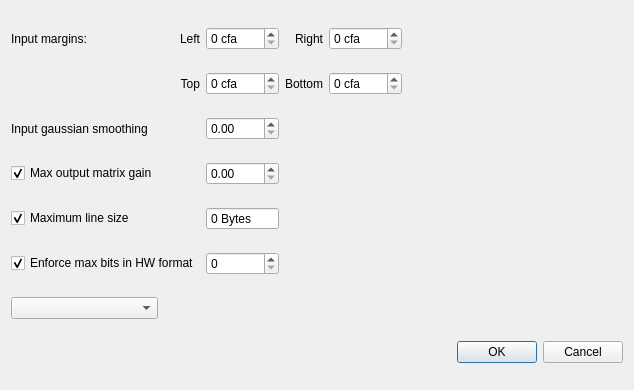
<?xml version="1.0" encoding="UTF-8"?>
<ui version="4.0">
 <class>LSHConfigAdv</class>
 <widget class="QDialog" name="LSHConfigAdv">
  <property name="geometry">
   <rect>
    <x>0</x>
    <y>0</y>
    <width>634</width>
    <height>390</height>
   </rect>
  </property>
  <property name="sizePolicy">
   <sizepolicy hsizetype="Preferred" vsizetype="Minimum">
    <horstretch>0</horstretch>
    <verstretch>0</verstretch>
   </sizepolicy>
  </property>
  <property name="windowTitle">
   <string>LSH Configuration (Advanced)</string>
  </property>
  <layout class="QGridLayout" name="main_lay">
   <item row="10" column="0" colspan="9">
    <layout class="QVBoxLayout" name="image_lay"/>
   </item>
   <item row="4" column="0">
    <widget class="QCheckBox" name="maxMatrixValueUsed_cb">
     <property name="text">
      <string>Max output matrix gain</string>
     </property>
     <property name="checked">
      <bool>true</bool>
     </property>
    </widget>
   </item>
   <item row="8" column="0">
    <widget class="QComboBox" name="color_cb"/>
   </item>
   <item row="11" column="8">
    <widget class="QDialogButtonBox" name="buttonBox">
     <property name="orientation">
      <enum>Qt::Horizontal</enum>
     </property>
     <property name="standardButtons">
      <set>QDialogButtonBox::Cancel|QDialogButtonBox::Ok</set>
     </property>
    </widget>
   </item>
   <item row="3" column="2">
    <widget class="QDoubleSpinBox" name="smoothing_sb"/>
   </item>
   <item row="5" column="2">
    <widget class="QSpinBox" name="maxLineSize_sb">
     <property name="readOnly">
      <bool>true</bool>
     </property>
     <property name="buttonSymbols">
      <enum>QAbstractSpinBox::NoButtons</enum>
     </property>
     <property name="suffix">
      <string> Bytes</string>
     </property>
    </widget>
   </item>
   <item row="0" column="0">
    <widget class="QLabel" name="margin_lbl">
     <property name="text">
      <string>Input margins:</string>
     </property>
    </widget>
   </item>
   <item row="4" column="2">
    <widget class="QDoubleSpinBox" name="maxMatrixValue_sb"/>
   </item>
   <item row="5" column="0">
    <widget class="QCheckBox" name="maxLineSize_cb">
     <property name="text">
      <string>Maximum line size</string>
     </property>
     <property name="checked">
      <bool>true</bool>
     </property>
    </widget>
   </item>
   <item row="1" column="1">
    <widget class="QLabel" name="marginTop_lbl">
     <property name="text">
      <string>Top</string>
     </property>
     <property name="alignment">
      <set>Qt::AlignRight|Qt::AlignTrailing|Qt::AlignVCenter</set>
     </property>
    </widget>
   </item>
   <item row="0" column="3">
    <widget class="QLabel" name="marginRight_lbl">
     <property name="text">
      <string>Right</string>
     </property>
     <property name="alignment">
      <set>Qt::AlignRight|Qt::AlignTrailing|Qt::AlignVCenter</set>
     </property>
    </widget>
   </item>
   <item row="0" column="1">
    <widget class="QLabel" name="marginLeft_lbl">
     <property name="text">
      <string>Left</string>
     </property>
     <property name="alignment">
      <set>Qt::AlignRight|Qt::AlignTrailing|Qt::AlignVCenter</set>
     </property>
    </widget>
   </item>
   <item row="0" column="5" colspan="4">
    <spacer name="horizontalSpacer">
     <property name="orientation">
      <enum>Qt::Horizontal</enum>
     </property>
     <property name="sizeHint" stdset="0">
      <size>
       <width>40</width>
       <height>20</height>
      </size>
     </property>
    </spacer>
   </item>
   <item row="1" column="3">
    <widget class="QLabel" name="marginBottom_lbl">
     <property name="text">
      <string>Bottom</string>
     </property>
     <property name="alignment">
      <set>Qt::AlignRight|Qt::AlignTrailing|Qt::AlignVCenter</set>
     </property>
    </widget>
   </item>
   <item row="0" column="4">
    <widget class="QSpinBox" name="marginRight_sb">
     <property name="suffix">
      <string> cfa</string>
     </property>
     <property name="maximum">
      <number>4000</number>
     </property>
     <property name="singleStep">
      <number>1</number>
     </property>
    </widget>
   </item>
   <item row="1" column="2">
    <widget class="QSpinBox" name="marginTop_sb">
     <property name="suffix">
      <string> cfa</string>
     </property>
     <property name="maximum">
      <number>4000</number>
     </property>
     <property name="singleStep">
      <number>1</number>
     </property>
    </widget>
   </item>
   <item row="0" column="2">
    <widget class="QSpinBox" name="marginLeft_sb">
     <property name="suffix">
      <string> cfa</string>
     </property>
     <property name="maximum">
      <number>4000</number>
     </property>
     <property name="singleStep">
      <number>1</number>
     </property>
    </widget>
   </item>
   <item row="1" column="4">
    <widget class="QSpinBox" name="marginBottom_sb">
     <property name="suffix">
      <string> cfa</string>
     </property>
     <property name="maximum">
      <number>4000</number>
     </property>
     <property name="singleStep">
      <number>1</number>
     </property>
    </widget>
   </item>
   <item row="6" column="0" colspan="2">
    <widget class="QCheckBox" name="maxBitDiff_cb">
     <property name="text">
      <string>Enforce max bits in HW format</string>
     </property>
     <property name="checked">
      <bool>true</bool>
     </property>
    </widget>
   </item>
   <item row="6" column="2">
    <widget class="QSpinBox" name="maxBitDiff_sb"/>
   </item>
   <item row="3" column="0" colspan="2">
    <widget class="QLabel" name="smoothing_lbl">
     <property name="toolTip">
      <string>OpenCV GaussianBlur sigmaX parameter (size square 31)</string>
     </property>
     <property name="text">
      <string>Input gaussian smoothing</string>
     </property>
    </widget>
   </item>
  </layout>
 </widget>
 <tabstops>
  <tabstop>maxMatrixValueUsed_cb</tabstop>
  <tabstop>color_cb</tabstop>
  <tabstop>buttonBox</tabstop>
 </tabstops>
 <resources/>
 <connections>
  <connection>
   <sender>buttonBox</sender>
   <signal>accepted()</signal>
   <receiver>LSHConfigAdv</receiver>
   <slot>accept()</slot>
   <hints>
    <hint type="sourcelabel">
     <x>439</x>
     <y>380</y>
    </hint>
    <hint type="destinationlabel">
     <x>157</x>
     <y>274</y>
    </hint>
   </hints>
  </connection>
  <connection>
   <sender>buttonBox</sender>
   <signal>rejected()</signal>
   <receiver>LSHConfigAdv</receiver>
   <slot>reject()</slot>
   <hints>
    <hint type="sourcelabel">
     <x>486</x>
     <y>380</y>
    </hint>
    <hint type="destinationlabel">
     <x>286</x>
     <y>274</y>
    </hint>
   </hints>
  </connection>
  <connection>
   <sender>maxMatrixValueUsed_cb</sender>
   <signal>toggled(bool)</signal>
   <receiver>maxMatrixValue_sb</receiver>
   <slot>setEnabled(bool)</slot>
   <hints>
    <hint type="sourcelabel">
     <x>84</x>
     <y>71</y>
    </hint>
    <hint type="destinationlabel">
     <x>153</x>
     <y>67</y>
    </hint>
   </hints>
  </connection>
  <connection>
   <sender>maxLineSize_cb</sender>
   <signal>toggled(bool)</signal>
   <receiver>maxLineSize_sb</receiver>
   <slot>setEnabled(bool)</slot>
   <hints>
    <hint type="sourcelabel">
     <x>113</x>
     <y>93</y>
    </hint>
    <hint type="destinationlabel">
     <x>188</x>
     <y>97</y>
    </hint>
   </hints>
  </connection>
 </connections>
</ui>
